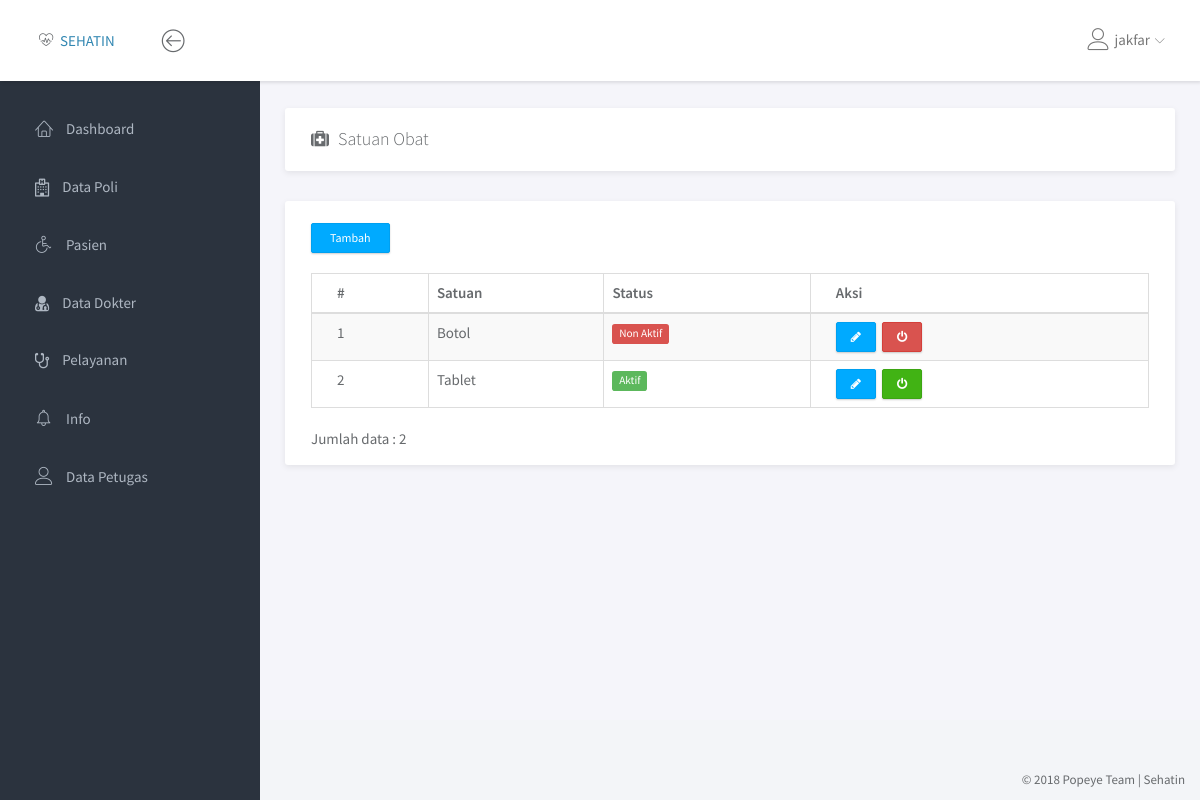
The app's page /obat/satuan_obat.php (signed in), older data.
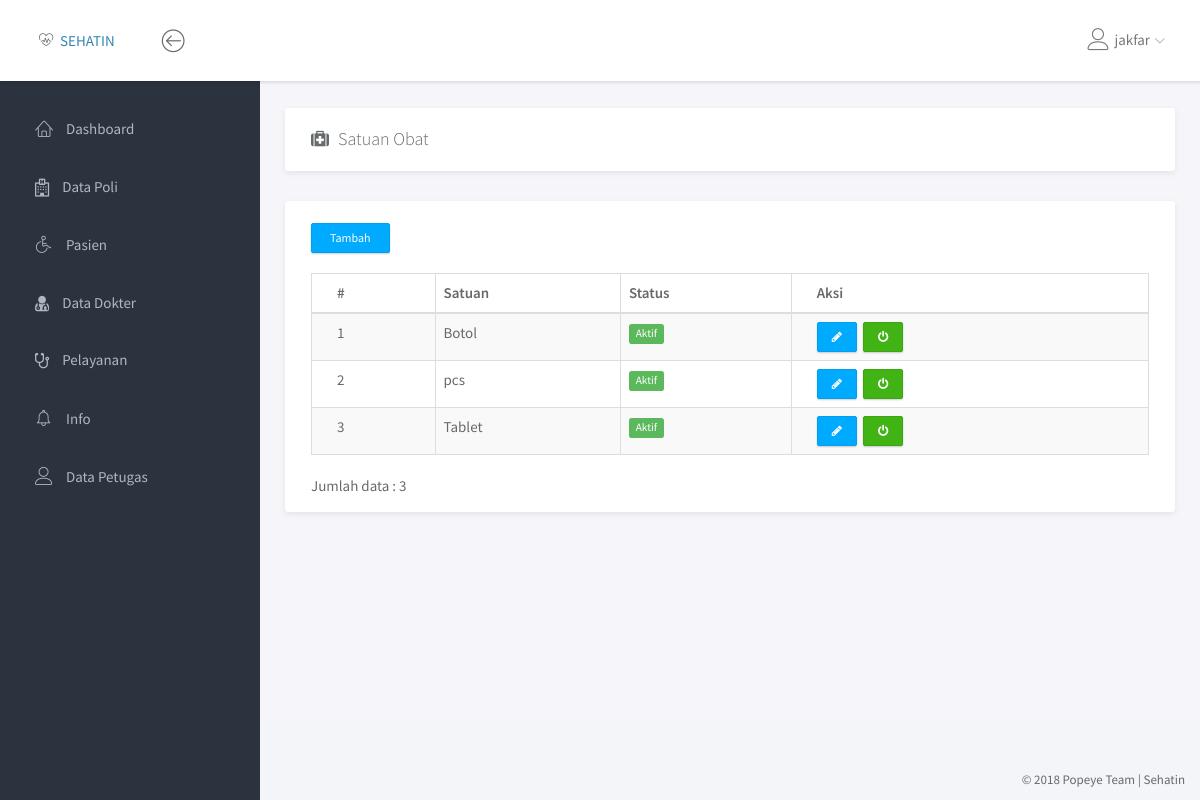
The same page, newer data.
### tables this page shows
CREATE TABLE `satuan_obat` (
  `id_satuan` tinyint(3) NOT NULL,
  `satuan` varchar(30) NOT NULL,
  `status` enum('Aktif','Non Aktif') NOT NULL
);

### obat/satuan_obat.php (the view, shortened to what this page needs)
<!doctype html>
<html lang="en">
<head>
	<link rel="stylesheet" href="../assets/vendor/bootstrap/css/bootstrap.min.css">
	<link rel="stylesheet" href="../assets/vendor/font-awesome/css/font-awesome.min.css">
	<link rel="stylesheet" href="../assets/vendor/linearicons/style.css">
	<link rel="stylesheet" href="../assets/vendor/chartist/css/chartist-custom.css">
	<link rel="stylesheet" href="../assets/css/main.css">
</head>
<body>
	<div id="wrapper">
		<?php
			include '../dashboard/navbar.php';
			include '../dashboard/left_sidebar.php';
		?>
		<div class="main">
			<div class="main-content">
				<div class="container-fluid">
							<div class="panel">
								<div class="panel-heading">
									<h1 class="panel-title"><i class="fa fa-medkit"></i>&ensp;Satuan Obat</h1>
									<div class="col-md-2 col-md-offset-10">
									</div>
								</div>
							</div>
							<div class="row">
								<div class="col-md-12">
									<div class="panel">
										<br>
								<div class="row">
										<div class="col-md-12">
											<a href="tambah_satuan.php"><button type="button" class="btn btn-primary btn-sm" style="margin-left: 25px; margin-bottom: 10px;">Tambah</button></a>
										</div>
									</div>
										<div class="panel-body">
											<table class="table table-striped table-hover table-bordered">
												<thead>
													<tr>
														<th>#</th>
														<th>Satuan</th>
														<th>Status</th>
														<th>Aksi</th>
													</tr>
												</thead>
											<tbody>
												<?php
													$query = "SELECT * FROM satuan_obat ORDER BY satuan ASC";
													$jml = "SELECT COUNT(*) as jml_satuan FROM satuan_obat";
													$result = mysqli_query($con, $query);
													$r = mysqli_query($con, $jml);
													$jml_satuan = mysqli_fetch_assoc($r);
													$no = 1;
													foreach ($result as $val) {
														$title = $val['status'] == 'Aktif' ? 'Non Aktifkan' : 'Aktifkan';
														$btnclass = $val['status'] == 'Aktif' ? 'btn-success' : 'btn-danger';
														$label = $val['status'] == 'Aktif' ? 'label label-success' : 'label label-danger';
													 	echo "<tr>
													 			<td>$no</td>
													 			<td>$val[satuan]</td>
																<td><span class='$label'>$val[status]</span></td>
													 			<td><a href='edit_satuan.php?id_satuan=$val[id_satuan]' class='btn btn-primary btn-xs' title='Edit'><i class='fa fa-pencil'></i> </a>&nbsp;
													 				<a onclick = 'return konfirm()' href='status_satuan.php?id_satuan=$val[id_satuan]&status=$val[status]' class= 'btn btn-xs $btnclass' title='$title'><i class='fa fa-power-off'></i></a>
													 			</td>
													 		</tr>";
													 	$no++;
													 } ?>
											</tbody>
											</table>
											<span class="text-default">Jumlah data : <?php echo ($jml_satuan['jml_satuan']); ?></span>
										</div>
								</div>
							</div>
						</div>
					</div>
				</div>
			</div>
		</div>
		<?php include '../dashboard/footer.php'; ?>
</body>
</html>

Row changes from the older to the newer data that the page shows:
changed satuan_obat "Botol": status "Non Aktif" → "Aktif"
added satuan_obat: satuan "pcs", status "Aktif"
Text that changed along with them:
$jml_satuan['jml_satuan']: "2" → "3"
